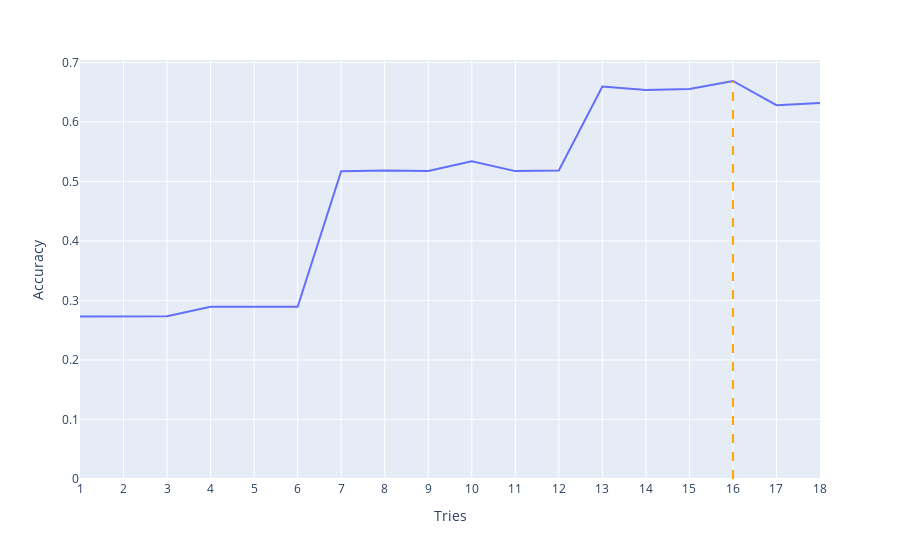

Notebook source saved alongside this figure:
### Code cell
# plot metrics
plot_crossval_metrics(lr_cvModel.avgMetrics)

### Figure 1 — Plotly figure (JSON) as saved in the notebook; plotly's stock layout.template omitted (floating-point values rounded to 4 significant figures)
{"data": [{"hovertemplate": "Tries=%{x}<br>Accuracy=%{y}<extra></extra>", "legendgroup": "", "line": {"color": "#636efa", "dash": "solid"}, "mode": "lines", "name": "", "orientation": "v", "showlegend": false, "type": "scatter", "x": [1, 2, 3, 4, 5, 6, 7, 8, 9, 10, 11, 12, 13, 14, 15, 16, 17, 18], "xaxis": "x", "y": [0.2729, 0.2734, 0.2734, 0.2894, 0.2892, 0.2892, 0.517, 0.5181, 0.5174, 0.5337, 0.5173, 0.5183, 0.6596, 0.6534, 0.6551, 0.6687, 0.628, 0.6317], "yaxis": "y"}], "layout": {"legend": {"tracegroupgap": 0}, "margin": {"t": 60}, "shapes": [{"line": {"color": "Orange", "dash": "dash"}, "type": "line", "x0": 16, "x1": 16, "y0": 0, "y1": 0.6687}], "xaxis": {"anchor": "y", "domain": [0, 1], "dtick": 1, "tickmode": "linear", "title": {"text": "Tries"}}, "yaxis": {"anchor": "x", "domain": [0, 1], "title": {"text": "Accuracy"}}}}
